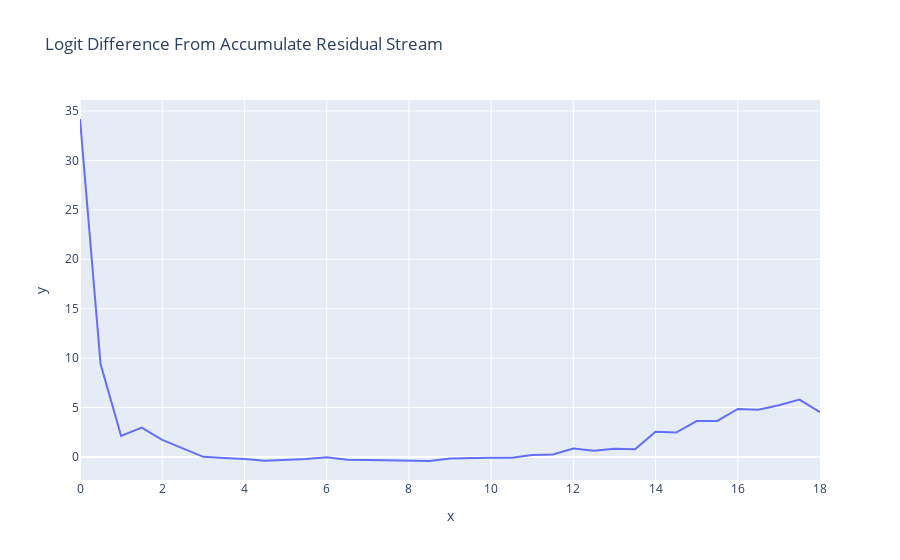

The code cell stored with this chart in its notebook:
### Markdown cell above
Finally, we use the embedding of the residual stream for the last token in our sequence at every point in our network where the output of a layer is fed back into the residual stream to plot the value of the answer residual direction after each layer.

### Code cell
from src.direct_logit_attribution import residual_stack_to_logit_diff
from src.utils import line

tokens_per_group = len(answer_map["True"])

accumulated_residual, labels = cache.accumulated_resid(
    layer=-1, incl_mid=True, pos_slice=-1, return_labels=True
)
logit_lens_logit_diffs = residual_stack_to_logit_diff(
    accumulated_residual, 
    logit_diff_directions, 
    cache,
    tokens_per_group
)
line(
    logit_lens_logit_diffs,
    x=np.arange(model.cfg.n_layers * 2 + 1) / 2,
    hover_name=labels,
    title="Logit Difference From Accumulate Residual Stream",
)

### Figure 1 — Plotly figure (JSON) as saved in the notebook; plotly's stock layout.template omitted (floating-point values rounded to 4 significant figures)
{"data": [{"hovertemplate": "<b>%{hovertext}</b><br><br>x=%{x}<br>y=%{y}<extra></extra>", "hovertext": ["0_pre", "0_mid", "1_pre", "1_mid", "2_pre", "2_mid", "3_pre", "3_mid", "4_pre", "4_mid", "5_pre", "5_mid", "6_pre", "6_mid", "7_pre", "7_mid", "8_pre", "8_mid", "9_pre", "9_mid", "10_pre", "10_mid", "11_pre", "11_mid", "12_pre", "12_mid", "13_pre", "13_mid", "14_pre", "14_mid", "15_pre", "15_mid", "16_pre", "16_mid", "17_pre", "17_mid", "final_post"], "legendgroup": "", "line": {"color": "#636efa", "dash": "solid"}, "marker": {"symbol": "circle"}, "mode": "lines", "name": "", "orientation": "v", "showlegend": false, "type": "scatter", "x": [0, 0.5, 1, 1.5, 2, 2.5, 3, 3.5, 4, 4.5, 5, 5.5, 6, 6.5, 7, 7.5, 8, 8.5, 9, 9.5, 10, 10.5, 11, 11.5, 12, 12.5, 13, 13.5, 14, 14.5, 15, 15.5, 16, 16.5, 17, 17.5, 18], "xaxis": "x", "y": [34.19, 9.392, 2.121, 2.969, 1.725, 0.8853, 0.01132, -0.1123, -0.1944, -0.379, -0.3141, -0.2129, -0.01724, -0.2885, -0.2987, -0.3204, -0.3176, -0.408, -0.1483, -0.1557, -0.08894, -0.07309, 0.1898, 0.2446, 0.852, 0.6333, 0.8356, 0.7922, 2.542, 2.466, 3.634, 3.64, 4.854, 4.773, 5.238, 5.802, 4.529], "yaxis": "y"}], "layout": {"legend": {"tracegroupgap": 0}, "title": {"text": "Logit Difference From Accumulate Residual Stream"}, "xaxis": {"anchor": "y", "domain": [0, 1], "title": {"text": "x"}}, "yaxis": {"anchor": "x", "domain": [0, 1], "title": {"text": "y"}}}}
